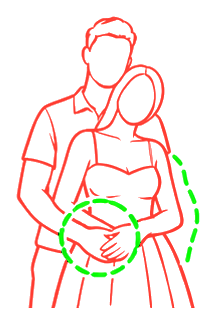
#> input picture src/assets/poses/couple-01.png, 216 x 324 px
$ python recolor-pose-assets.py
#> lines starting #> are read from the running program, lines starting #| are printed output that depends on the picture
"""Use red pose contours while preserving green guides and source alpha."""
from pathlib import Path

import numpy as np
from PIL import Image, ImageDraw

ROOT = Path(__file__).resolve().parents[1]
POSE_RED = (255, 59, 48)


def recolor():
    files = sorted((ROOT / 'src/assets/poses').glob('*.png'))
    changed = 0
    for path in files:
        image = Image.open(path).convert('RGBA')
#> image is the input picture: PIL image 216x324 RGBA; mean R, G, B, A 191.5, 49.4, 37.1, 28.1
        pixels = np.array(image)
        before = pixels.copy()
        rgb = pixels[:, :, :3].astype(int)
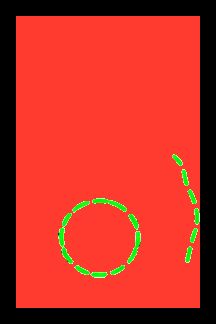
#> rgb: shape (324, 216, 3) int64; mean R, G, B 191.5, 49.4, 37.1
        contour = ((rgb.max(axis=2) - rgb.min(axis=2) < 25)
                   & (rgb.max(axis=2) < 180) & (pixels[:, :, 3] > 0))
#> contour: shape (324, 216) bool; every value is 0
        if contour.any():
            pixels[contour, :3] = POSE_RED
            assert np.array_equal(before[:, :, 3], pixels[:, :, 3])
            assert np.array_equal(before[~contour], pixels[~contour])
            Image.fromarray(pixels).save(path, optimize=True)
            changed += 1
#> pass 2 of the loop in recolor, `for path in files:`:
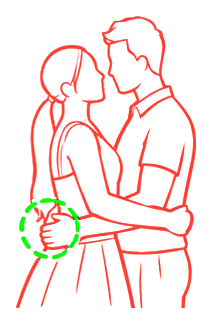
#> input picture src/assets/poses/couple-03.png, 212 x 324 px
#> in recolor, image is the input picture: PIL image 212x324 RGBA; mean R, G, B, A 193, 47.2, 36.9, 27.4
#> in recolor, `rgb = pixels[:, :, :3].astype(int)`:
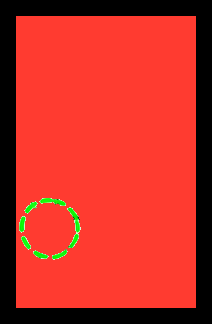
#> rgb: shape (324, 212, 3) int64; mean R, G, B 193, 47.2, 36.9
#> contour: shape (324, 212) bool; every value is 0
#> pass 3 of the loop in recolor, `for path in files:`:
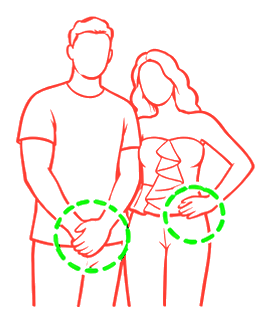
#> input picture src/assets/poses/couple-05.png, 271 x 323 px
#> in recolor, image is the input picture: PIL image 271x323 RGBA; mean R, G, B, A 198.9, 50.6, 38.4, 23.4
#> in recolor, `rgb = pixels[:, :, :3].astype(int)`:
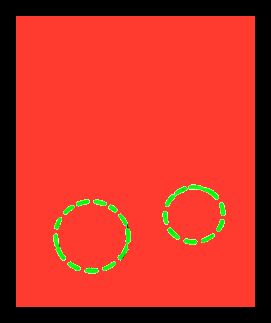
#> rgb: shape (323, 271, 3) int64; mean R, G, B 198.9, 50.6, 38.4
#> contour: shape (323, 271) bool; every value is 0
#> the loop made 6 passes; the first 3 are shown
    # A small visual audit on light and dark camera-like backgrounds.
    sample = ['male-selfie-06.png', 'male-selfie-08.png',
              'female-guide-d-01.png', 'female-guide-d-04.png']
#> sample = ['male-selfie-06.png', 'male-selfie-08.png', 'female-guide-d-01.png', 'female-guide-d-04.png']
    preview = Image.new('RGB', (880, 620))
#> preview: PIL image 880x620 RGB; every value is 0
    draw = ImageDraw.Draw(preview)
    for row, background in enumerate(['#eee9e0', '#27343c']):
        draw.rectangle((0, row * 310, 880, (row + 1) * 310), fill=background)
        for col, name in enumerate(sample):
            overlay = Image.open(ROOT / 'src/assets/poses' / name).convert('RGBA')
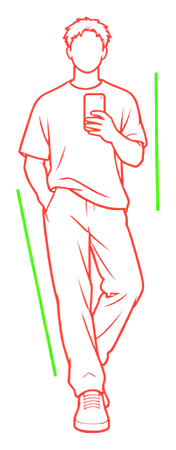
#> input picture src/assets/poses/male-selfie-06.png, 176 x 450 px
#> overlay is the input picture: PIL image 176x450 RGBA; mean R, G, B, A 26.9, 9.6, 5.7, 18.9
            overlay.thumbnail((195, 275))
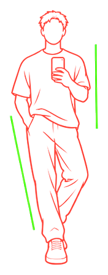
#> overlay: PIL image 108x275 RGBA; mean R, G, B, A 39.5, 14.1, 8.8, 19.3; transparent parts drawn white
            x = col * 220 + (220 - overlay.width) // 2
#> x = 56
            y = row * 310 + (280 - overlay.height) // 2
#> y = 2
            preview.paste(overlay, (x, y), overlay)
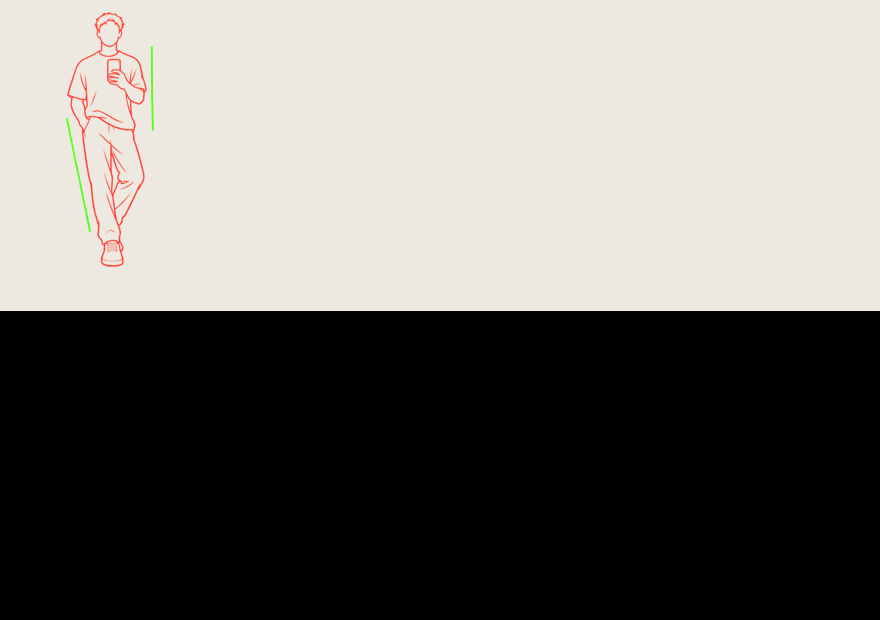
#> preview: PIL image 880x620 RGB; mean R, G, B 119.3, 116.3, 111.6
            draw.text((col * 220 + 8, row * 310 + 288), name,
                      fill='black' if row == 0 else 'white')
    audit = ROOT / 'artifacts/pose-import/red-contours-audit.png'
    audit.parent.mkdir(parents=True, exist_ok=True)
    preview.save(audit)
    print(f'Recolored {changed}/{len(files)} poses; alpha and green guides unchanged.')


if __name__ == '__main__':
#> (the run stopped early here; a loop or call above may not have finished)
